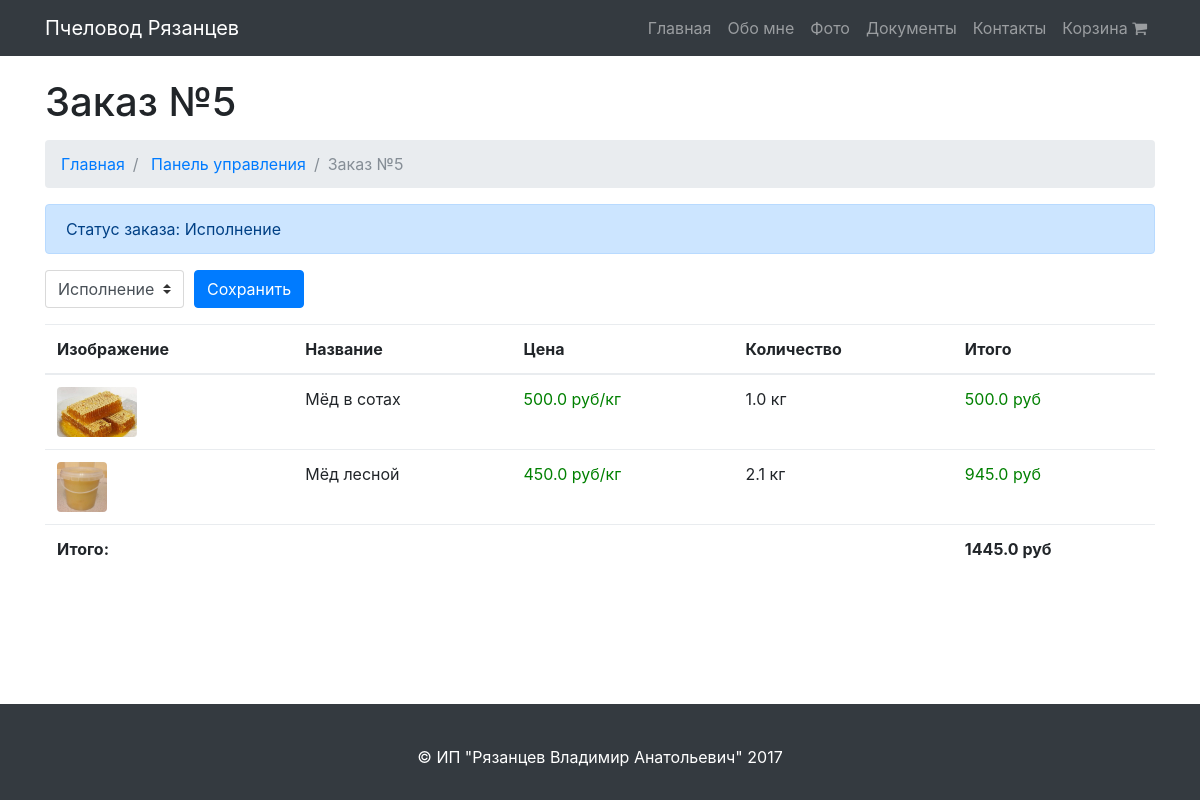
/control/order/5/, run on the app's committed database.
### store/models.py (models this page shows, shortened)
class Order(models.Model):
    accepted = 'Принят'
    execution = 'Исполнение'
    executed = 'Исполнен'
    canceled = 'Отменён'
    status_classifier = (
        (accepted, 'Принят'),
        (execution, 'Исполнение'),
        (executed, 'Исполнен'),
        (canceled, 'Отменён'),
    )
    email = models.EmailField(blank=True, null=True)
    phone = models.CharField(max_length=20)
    date = models.DateTimeField(default=timezone.now)
    status = models.CharField(max_length=10, choices=status_classifier, default=accepted)

class OrderItem(models.Model):
    product = models.ForeignKey(Product)
    quantity = models.FloatField()
    order = models.ForeignKey(Order)

class Product(models.Model):
    kg = 'кг'
    pcs = 'шт'
    measure_classifier = (
        (kg, 'кг'),
        (pcs, 'шт'),
    )
    photo = models.ImageField(upload_to="images")
    name = models.CharField(max_length=500)
    short_description = models.TextField()
    description = models.TextField()
    price = models.FloatField()
    measure = models.CharField(max_length=10, choices=measure_classifier, default=kg)
    in_stock = models.BooleanField(default=True)

### control_panel/views.py (the view)
# urls.py: url(r'^control/order/(?P<id>\d+)/$', views.control_order, name='control_order'),
def control_order(request, id):
    order = Order.objects.get(id=id)
    order_item_list = OrderItem.objects.filter(order=order)
    sum_order = 0
    for item in order_item_list:
        sum_order += item.quantity * item.product.price
    return render(
        request,
        "control_panel/order.html",
        {
            "order": order,
            "order_item_list": order_item_list,
            "sum_order": sum_order,
        }
    )

### store/templatetags/poll_extras.py (called while the page is built)
@register.filter
def mul(value, arg):
    try:
        value = float(value)
        arg = float(arg)
        if arg: return value * arg
    except:
        pass
    return ''

### templates/control_panel/order.html (shortened to what this page needs)
{% extends "base.html" %}
{% load poll_extras %}
{% block content %}
    <div class="container">
        <h1 class="mt-4 mb-3">Заказ №{{ order.id }}
        </h1>
        <ol class="breadcrumb">
            <li class="breadcrumb-item">
                <a href="{% url "index" %}">Главная</a>
            </li>
            <li class="breadcrumb-item">
                <a href="{% url "control" %}">Панель управления</a>
            </li>
            <li class="breadcrumb-item active">Заказ №{{ order.id }}</li>
        </ol>
        {% if order.status == 'Принят' or order.status == 'Исполнение' %}
            <div class="alert alert-primary" role="alert">
                Статус заказа: {{ order.status }}
            </div>
        {% elif order.status == 'Исполнен' %}
            <div class="alert alert-success" role="alert">
                Статус заказа: {{ order.status }}
            </div>
        {% elif order.status == 'Отменён' %}
            <div class="alert alert-danger" role="alert">
                Статус заказа: {{ order.status }}
            </div>
        {% endif %}
        <form action="{% url "change_order_status" id=order.id %}" method="post">
            <div class="input-group mb-3">
                <select name="status" class="custom-select" id="inputSelectStatus">
                    <option value="Исполнение" {% if order.status == 'Исполнение' %}selected{% endif %}>Исполнение
                    </option>
                </select>
                <div class="input-group-append" style="margin-left: 10px">
                    <a>
                        <button class="btn btn-primary" type="submit">Сохранить</button>
                    </a>
                </div>
            </div>
        </form>
        <table class="table table-hover">
            <thead>
            <tr>
                <th>Изображение</th>
                <th>Название</th>
                <th>Цена</th>
                <th>Количество</th>
                <th>Итого</th>
            </tr>
            </thead>
            <tbody>
            {% for item in order_item_list %}
                <tr>
                    <td>
                        <a href="#">
                            <img height="50px" class="rounded mb-3 mb-md-0" src="{{ item.product.photo.url }}" alt="">
                        </a>
                    </td>
                    <td>{{ item.product.name }}</td>
                    <td><span style="color: green; ">{{ item.product.price }} руб/{{ item.product.measure }}</span></td>
                    <td>
                        {{ item.quantity }} {{ item.product.measure }}
                    </td>
                    <td>
                        <span style="color: green; ">{{ item.quantity|mul:item.product.price }} руб</span>
                    </td>
                </tr>
            {% endfor %}
            </tbody>
            <tfoot>
            <tr>
                <td><b>Итого:</b></td>
                <td></td>
                <td></td>
                <td></td>
                <td><b>{{ sum_order }} руб</b></td>
            </tr>
            </tfoot>
        </table>
    </div>
{% endblock %}

### static/css/modern-business.css (style rules this page uses)
body { padding-top: 54px; }
@media (min-width: 992px) { body { padding-top: 56px; } }

### static/css/style.css (style rules this page uses)
html { position: relative; min-height: 100%; }
body { margin-bottom: 100px; }

### data on the page
Order: id "5", status "Исполнение"
OrderItem: product.photo (picture), product.name "Мёд в сотах", product.price "500.0", product.measure "кг", quantity "1.0", quantity|mul "500.0"
OrderItem: product.photo (picture), product.name "Мёд лесной", product.price "450.0", product.measure "кг", quantity "2.1", quantity|mul "945.0"

### other printed values
{{ sum_order }} "1445.0"
